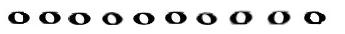
%> input picture Nuty/n1.jpg, 345 x 34 px
$ octave Uczenie3_stare.m   (GNU Octave 9; MATLAB toolbox functions it lacks are replaced by stand-ins)
%> lines starting %> are read from the running program, lines starting %| are printed output that depends on the picture; in (x1, y1, x2, y2) boxes, pixels count from 0 and x2, y2 are one past the last pixel; in counts of white or black regions, pixels touching at a corner belong together; the program's own positions count from 1
### funWspUczenie.m
function wsp = funWspUczenie(ImNazwa, LiczbaPowtorzen, Stopien)
%> called with ImNazwa = 'n1.jpg', LiczbaPowtorzen = 4, Stopien = 0.7
%FUNWSPUCZENIE wyznaczenie wspolczynnikow dla LiczbyPowtorzen o szumie Stopien
%   Funkcja wyznacza wspolczynniki z powtorzonych LiczbaPowtorzen razy
%   zbioru elementow dodajac szum na poziomie Stopien
    im = double(imread(ImNazwa))/255;
%> im: size 34x345x3 double; min 0, max 1, mean 0.874
    im = rgb2gray(im);
%> im: size 34x345 double
    im = ~imbinarize(im, .7);
%> im: size 34x345 logical; 14.3% white; 10 white regions, largest, box (x1, y1, x2, y2) and area: (230, 11, 253, 25) 193, (267, 11, 291, 25) 185, (39, 11, 61, 24) 167

    wsp = [];

    for i=1:LiczbaPowtorzen
       wsp = [wsp, wspolczynniki(imbinarize(DodajSzum(im, Stopien), .7))'];
    end
end

### DodajSzum.m
function Notes = DodajSzum(im, Stopien)
%DODAJSZUM Dodanie lekkiego szumu do krawedzi
%   Dodanie szumu do krawedzi im o stopniu zaszumienia Stopien
   [h, w] = size(im);
   Notes=im+((imdilate(im,ones(3))-im).*round(rand(h,w)*Stopien));
%    Notes = Notes.*(Notes-imerode(Notes,ones(3)).*round(rand(h,w)*Stopien));
   Notes=imclose(Notes,ones(2));
end

### wspolczynniki.m
function data = wspolczynniki(im)
    a = regionprops(im, 'Image');
    % orientacie
    % oryginal
    fun = {@blairbliss, @c1, @c2, @circ, @daniellson, @feret, @haralick, @malin, @euler, @perim};%, @extremaPion, @extremaPoziom};
    % ogranicony
    % fun = {@blairbliss, @c1, @c2, @circ, @feret, @haralick, @malin, @euler};
    data = zeros(length(a), length(fun));
    for i = 1:length(a)
        for j = 1:length(fun)
            data(i, j) = fun{j}(a(i).Image);
        end
    end
end

### Uczenie3_stare.m
clear; clc;

Stopien =0.7;
LiczbaPowtorzen =4;
%nuty
g_n1 = funWspUczenie('n1.jpg', LiczbaPowtorzen, Stopien);
g_n2 = funWspUczenie('n2.jpg', LiczbaPowtorzen, Stopien);
%> call 2 of funWspUczenie, with ImNazwa = 'n2.jpg', LiczbaPowtorzen = 4, Stopien = 0.7
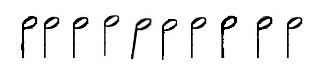
%> input picture Nuty/n2.jpg, 320 x 70 px
%> in funWspUczenie (call 2), `im = ~imbinarize(im, .7);`: im: size 70x320 logical; 7.4% white in thin lines or dots, all inside (x1, y1, x2, y2) = (21, 15, 302, 60)
g_n4 = funWspUczenie('n4.jpg', LiczbaPowtorzen, Stopien);
%> call 3 of funWspUczenie, with ImNazwa = 'n4.jpg', LiczbaPowtorzen = 4, Stopien = 0.7
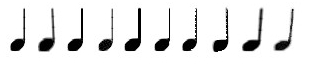
%> input picture Nuty/n4.jpg, 336 x 75 px
%> in funWspUczenie (call 3), `im = ~imbinarize(im, .7);`: im: size 75x336 logical; 8.6% white; 10 white regions, largest, box (x1, y1, x2, y2) and area: (242, 8, 263, 51) 272, (38, 8, 55, 52) 262, (125, 8, 141, 51) 259
g_n8 = funWspUczenie('n8.jpg', LiczbaPowtorzen, Stopien);
%> call 4 of funWspUczenie, with ImNazwa = 'n8.jpg', LiczbaPowtorzen = 4, Stopien = 0.7
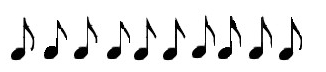
%> input picture Nuty/n8.jpg, 326 x 72 px
%> in funWspUczenie (call 4), `im = ~imbinarize(im, .7);`: im: size 72x326 logical; 10.8% white; 10 white regions, largest, box (x1, y1, x2, y2) and area: (11, 17, 34, 60) 285, (249, 16, 272, 59) 276, (279, 17, 302, 60) 273
%> the loop in funWspUczenie (call 4), `for i=1:LiczbaPowtorzen` made 4 passes
%> pass 1, in DodajSzum (call 13), `Notes=imclose(Notes,ones(2));`:
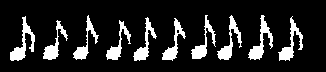
%> Notes: size 72x326 double; values 0 (black) and 1 (white), 13.8% white; 10 white regions, largest, box (x1, y1, x2, y2) and area: (10, 16, 35, 61) 378, (248, 15, 273, 60) 367, (278, 16, 303, 61) 350
g_n16 = funWspUczenie('n16.png',LiczbaPowtorzen, Stopien);
%> call 5 of funWspUczenie, with ImNazwa = 'n16.png', LiczbaPowtorzen = 4, Stopien = 0.7
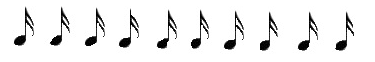
%> input picture Nuty/n16.png, 375 x 62 px
%> in funWspUczenie (call 5), `im = ~imbinarize(im, .7);`: im: size 62x375 logical; 8.2% white; 10 white regions, largest, box (x1, y1, x2, y2) and area: (14, 7, 34, 46) 204, (119, 9, 139, 48) 194, (157, 10, 177, 49) 192

%pauzy
g_p1 = funWspUczenie('p1.png', LiczbaPowtorzen, Stopien);
%> call 6 of funWspUczenie, with ImNazwa = 'p1.png', LiczbaPowtorzen = 4, Stopien = 0.7
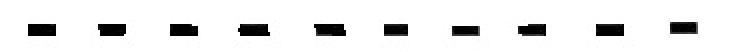
%> input picture Nuty/p1.png, 376 x 26 px (shown 2 times larger)
%> in funWspUczenie (call 6), `im = ~imbinarize(im, .7);`: im: size 26x376 logical; 8.3% white; 10 white regions, largest, box (x1, y1, x2, y2) and area: (157, 12, 173, 18) 89, (119, 12, 135, 18) 88, (335, 11, 349, 17) 84
%> the loop in funWspUczenie (call 6), `for i=1:LiczbaPowtorzen` made 4 passes
%> pass 2, in DodajSzum (call 22), `Notes=imclose(Notes,ones(2));`:
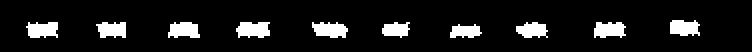
%> Notes: size 26x376 double (shown 2 times larger); values 0 (black) and 1 (white), 10% white; 10 white regions, largest, box (x1, y1, x2, y2) and area: (118, 11, 135, 19) 111, (156, 11, 174, 19) 108, (13, 11, 29, 19) 103
% g_p2 = funWspUczenie('p2.jpg', LiczbaPowtorzen, Stopien); %brak obecnie rozróżnienia
g_p4 = funWspUczenie('p4.png', LiczbaPowtorzen, Stopien);
%> the run ends on the next line
